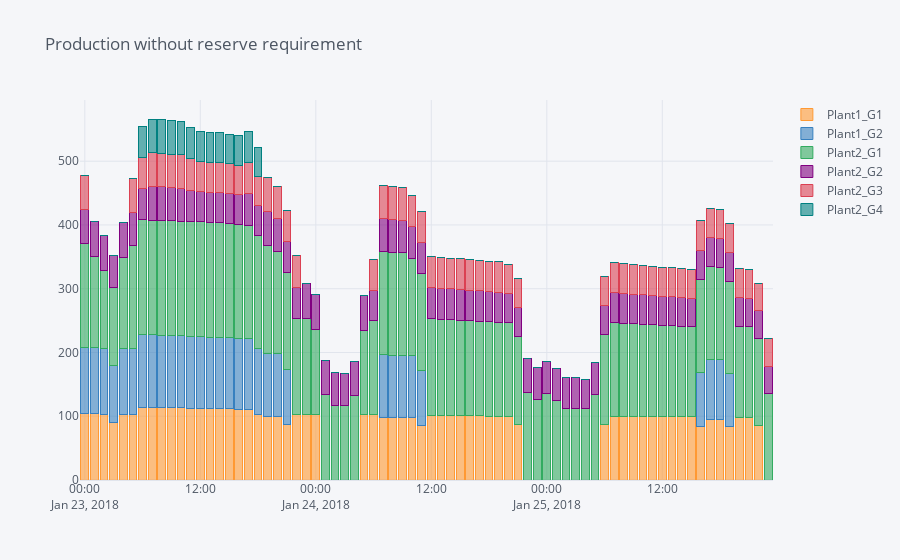

Notebook cell for this chart:
### Code cell
#Create a standard ShopSession
shop=ShopSession()
#Build a simple model with two reservoirs, two plants, and 6 generators.
build_model(shop)
#Display topology to the screen
display(shop.model.build_connection_tree())

#Run an optimization without any reserve obligations
run_model(shop)
#Display the optimal production level
pd.DataFrame([gen.production.get().rename(gen.get_name()) for gen in shop.model.generator]).transpose().iplot(title="Production without reserve requirement", kind='bar', barmode = 'stack')
